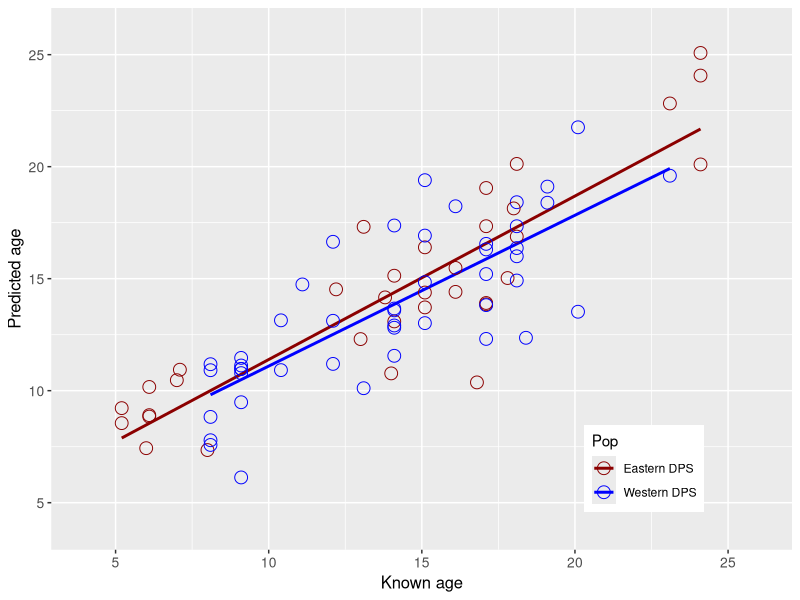
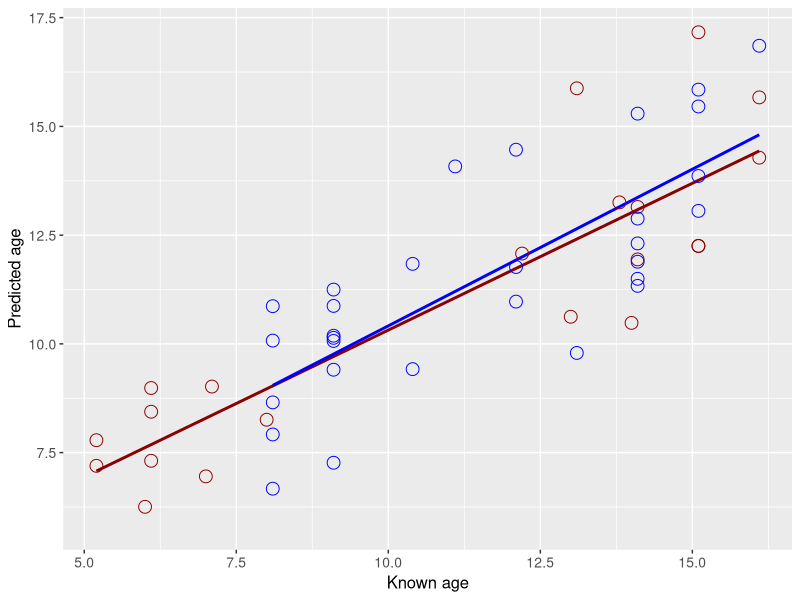

Here is the R script that generated these plots, in order:
library(ggplot2)
library(tidyverse)
#library(ggpmisc)

#Read data 
df = read.csv('Data_3_CpG_scores_dr.csv')
#kh adds: only 10 sites
df <- df[, c(1:3,11,12,17,20,21,22,26,28,29,31)]
#Remove rows that had any Nan
df <- na.omit(df)
#Remove the outlier - necropsied male
df <- df[-66,]

#Data in vectors
Age=df$Age
Pop=df$Location1
Sex=df$Sex
C1=df$MDGA2_58_ratio
C2=df$HSPA2_41_ratio
C3=df$MDGA2_73_ratio
C4=df$SLC12A5_61_ratio
C5=df$SLC12A5_64_ratio
C6=df$OTP_62_ratio
C7=df$SLC12A5_54_ratio
C8=df$HSPA2_60_ratio
C9=df$MDGA2_40_ratio
#C10=df$HSPA2_34_ratio  #Removed from clock
#C11=df$HCN1_24_ratio.  #Removed from clock
#C12=df$SLC12A5_59_ratio #Removed from clock
C13=df$SLC12A5_93_ratio

#Multiple regression of all points
modelM=lm(formula=Age~C1+C2+C3+C4+C5+C6+C7+C8+C9+C13)
predictions <- predict(modelM)
modelp=lm(formula=predictions~Age)

modelp2=lm(formula=predictions~Age*Pop)
modelp3=lm(formula=predictions~Age+Pop)
AIC(modelp,modelp2, modelp3)


#Plotting for multiple linear regression
pdata<-data.frame(Age,predictions)
plot1<-ggplot(pdata,aes(y=predictions,x=Age, color=Pop))+geom_smooth(method="lm", fill = NA)+
  geom_point(shape=1, size=4)+xlab('Known age')+ylab('Predicted age')+
  #stat_poly_eq(formula = y ~ x, aes(label = after_stat(eq.label))) +
  xlim(4, 26)+ylim(4, 26) +
  scale_color_manual(values = c("Eastern DPS" = "darkred", "Western DPS" = "blue")) +
  theme(axis.title = element_text(size = 12)) +
  theme(axis.text.x = element_text(size = 10), axis.text.y = element_text(size = 10)) +
  theme(legend.position = c(0.8, 0.15)) 

ggsave("pop_all.pdf", plot1)

##Subset the data to maximum age of 16, repeat analysis
df <- subset(df, Age < 16.5,)

#Data in vectors
Sex=df$Sex
Pop=df$Location1
Age=df$Age
Pop=df$Location1
Sex=df$Sex
C1=df$MDGA2_58_ratio
C2=df$HSPA2_41_ratio
C3=df$MDGA2_73_ratio
C4=df$SLC12A5_61_ratio
C5=df$SLC12A5_64_ratio
C6=df$OTP_62_ratio
C7=df$SLC12A5_54_ratio
C8=df$HSPA2_60_ratio
C9=df$MDGA2_40_ratio
#C10=df$HSPA2_34_ratio  #Removed from clock
#C11=df$HCN1_24_ratio.  #Removed from clock
#C12=df$SLC12A5_59_ratio #Removed from clock
C13=df$SLC12A5_93_ratio

#Multiple regression of all points
modelM=lm(formula=Age~C1+C2+C3+C4+C5+C6+C7+C8+C9+C13)
predictions <- predict(modelM)
modelp=lm(formula=predictions~Age)

modelp2=lm(formula=predictions~Age*Pop)
modelp3=lm(formula=predictions~Age+Pop)
AIC(modelp,modelp2, modelp3)

#Plotting for multiple linear regression
pdata<-data.frame(Age,predictions)
plot2<-ggplot(pdata,aes(y=predictions,x=Age, color=Pop))+geom_smooth(method="lm", fill = NA)+
  geom_point(shape=1, size=4)+xlab('Known age')+ylab('Predicted age')+
  #stat_poly_eq(formula = y ~ x, aes(label = after_stat(eq.label))) +
  #xlim(7.5, 16.5)+ylim(7.5, 16.5) +
  scale_color_manual(values = c("Eastern DPS" = "darkred", "Western DPS" = "blue")) +
  theme(axis.title = element_text(size = 12)) +
  theme(axis.text.x = element_text(size = 10), axis.text.y = element_text(size = 10)) +
  theme(legend.position = "none") 

ggsave("pop_8_16.pdf", plot2)
